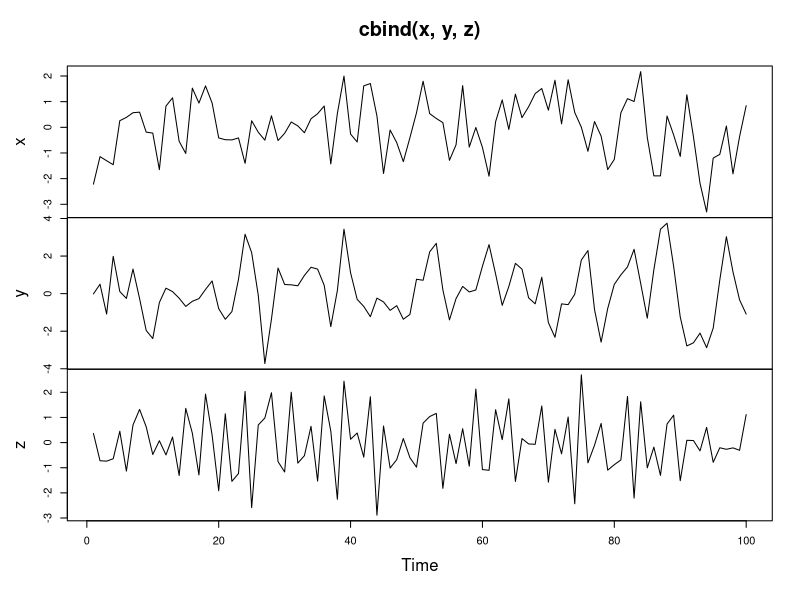
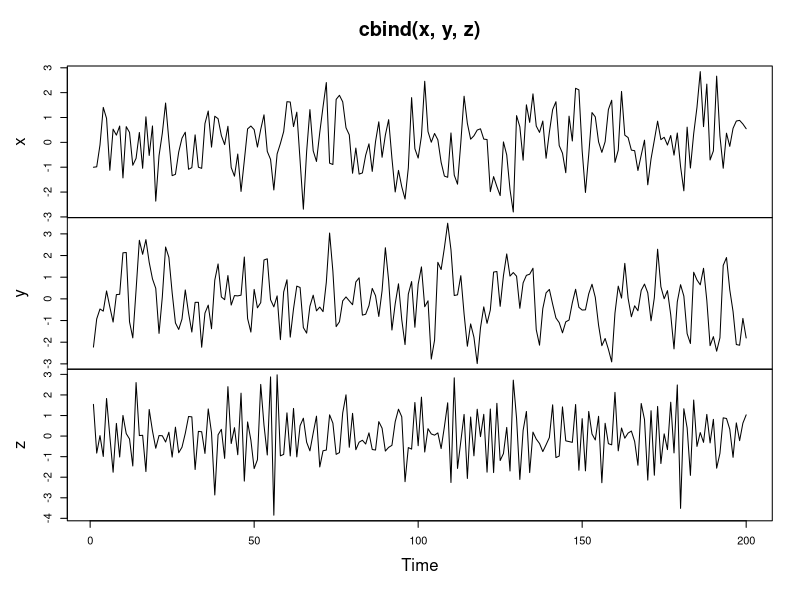
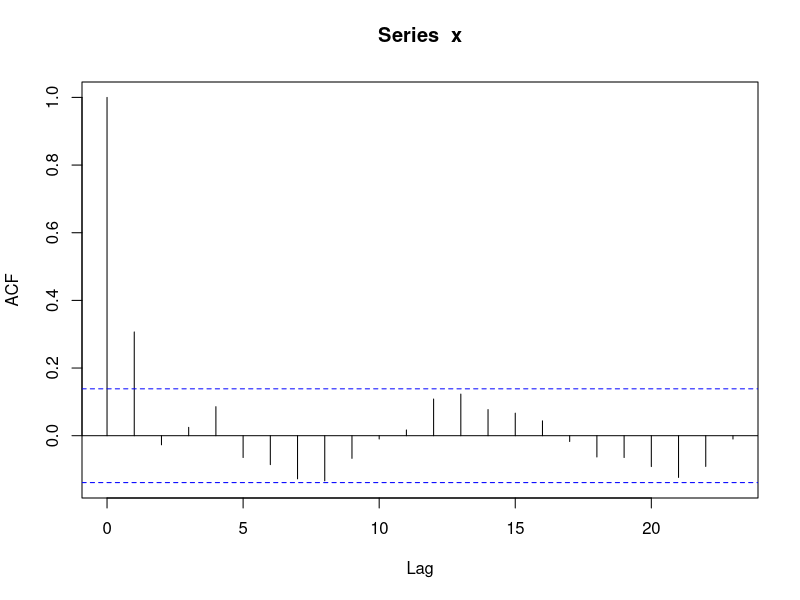
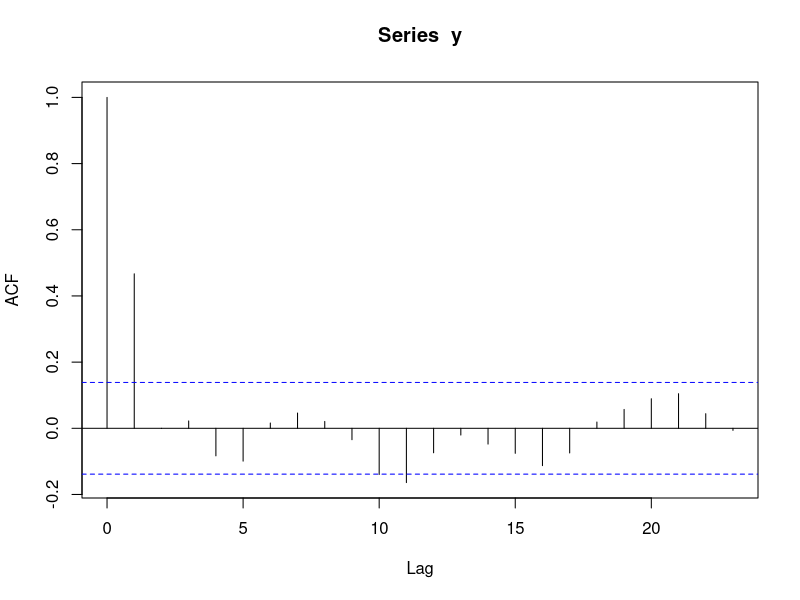
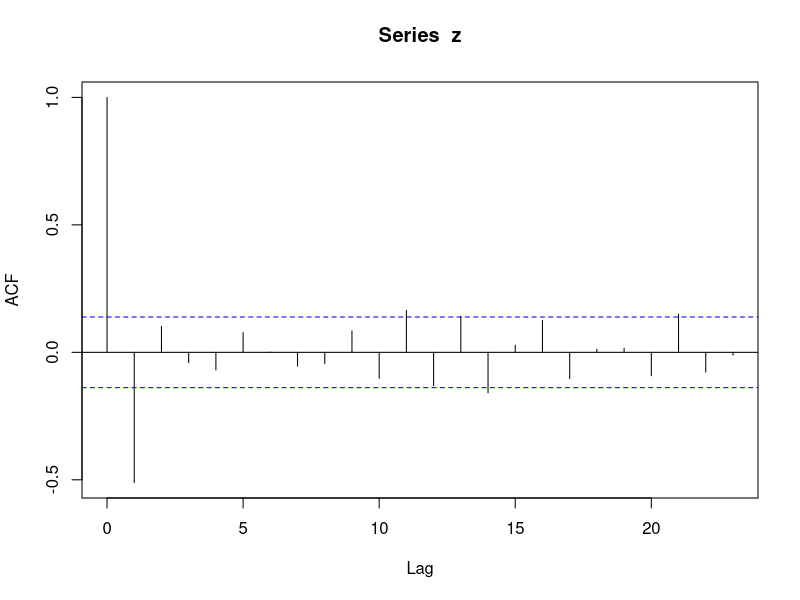

Source code (R) for these figures, in order: (Note: this script raises an error after producing the figures.)
# The simple moving average model
# 
# The simple moving average (MA) model:
#   Today=Mean+Noise+Slope∗(Yesterday′s Noise)
#   Yt=μ+ϵt+θϵt−1 where ϵt is mean zero white noise (WN)
# Three parameters:
#   The mean μ
#   The slope θ
#   The WN variance σ2
# if slope θ = 0 then it is a white noise (WN) process
# if slope θ is not zero then Yt depends on both ϵt and ϵt−1
#   The process Yt is autocorrelated
# Large values of slope θ lead to greater autocorrelation
# Negative values of slope θ result in oscillatory time series



# Simulate the simple moving average model ====
# The simple moving average (MA) model is a parsimonious time series model 
# used to account for very short-run autocorrelation.
# It does have a regression like form, but here each observation is regressed 
# on the previous innovation, which is not actually observed. 
# Like the autoregressive (AR) model, the MA model includes the
# white noise (WN) model as special case.
# 
# As with previous models, the MA model can be simulated using the arima.sim() 
# command by setting the model argument to list(ma = theta), where theta is a 
# slope parameter from the interval (-1, 1). 

# Generate MA model with slope 0.5
x <- arima.sim(model = list(ma = 0.5), n = 100)

# Generate MA model with slope 0.9
y <- arima.sim(model = list(ma = 0.9), n = 100)

# Generate MA model with slope -0.5
z <- arima.sim(model = list(ma = -0.5), n = 100)

# Plot all three models together
plot.ts(cbind(x, y, z))

# Note that there is some very short-run persistence for the positive 
# slope values (x and y), and the series has a tendency to alternate 
# when the slope value is negative (z).

# Estimate the ACF for a moving average ====

# Generate MA model with slope 0.4
x <- arima.sim(model = list(ma = 0.4), n = 200)

# Generate MA model with slope 0.9
y <- arima.sim(model = list(ma = 0.9), n = 200)

# Generate MA model with slope -0.75
z <- arima.sim(model = list(ma = -0.75), n = 200)

# Plot all three models together
plot.ts(cbind(x, y, z))

# Calculate ACF for x
acf(x)

# Calculate ACF for y
acf(y)

# Calculate ACF for z
acf(z)

# The series x has positive sample autocorrelation at the first lag, but it 
# is approximately zero at other lags. The series y has a larger sample 
# autocorrelation at its first lag, but it is also approximately zero for 
# the others. The series z has an alternating pattern, and its sample 
# autocorrelation is negative at the first lag. However, similar to the others,
# it is approximately zero for all higher lags.

# Estimate the simple moving average model
# 
# The next step is to fit the simple moving average (MA) model to some data 
# using the arima() command. For a given time series x we can fit the simple 
# moving average (MA) model using arima(..., order = c(0, 0, 1)).
# Note for reference that an MA model is an ARIMA(0, 0, 1) model.

data(Mishkin, package = "Ecdat")
inflation <- as.ts(Mishkin[,1])
# Calculate changes in the inflation rates
inflation_changes <- diff(inflation)
ts.plot(inflation); ts.plot(inflation_changes)

# inflation_changes: Changes in one-month US Inflation rate
acf(inflation_changes, lag.max = 24)

MA_inflation_changes <- arima(inflation_changes,
                              order = c(0,0,1))
print(MA_inflation_changes)

# MA model estimation and forecasting
# ma1 = θ^
# intercept = μ^
# sigma^2 = σ^2ϵ

# MA fitted values:
#   Today^=Mean^+Slope^∗Yesterday′s Noise^
#   Y^t=μ^+θ^ϵ^t−1

# Residuals:
#   Today−Today^
#   ϵ^_t = Y_t - Y^_t

MA_fitted <- inflation_changes - residuals(MA_inflation_changes)
ts.plot(inflation_changes)
points(MA_fitted,
       type = "l",
       col = "red",
       lty = 2)

predict(MA_inflation_changes, n.ahead = 6)$pred

predict(MA_inflation_changes, n.ahead = 6)$se

# Through 2 - 6th pred is the same
# This is because MA model has memory for one time lag.

# Fit the MA model to Nile
MA <- arima(Nile, order = c(0, 0, 1))
print(MA)

# Plot Nile and MA_fit 
ts.plot(Nile)
MA_fit <- Nile - resid(MA)
points(MA_fit, type = "l", col = 2, lty = 2)

# Make a 1-step forecast based on MA
predict_MA <- predict(MA)

# Obtain the 1-step forecast using $pred[1]
predict_MA$pred[1] 

# Make a 1-step through 10-step forecast based on MA
predict(MA, n.ahead = 10)

# Plot the Nile series plus the forecast and 95% prediction intervals
ts.plot(Nile, xlim = c(1871, 1980))
MA_forecasts <- predict(MA, n.ahead = 10)$pred
MA_forecast_se <- predict(MA, n.ahead = 10)$se
points(MA_forecasts, type = "l", col = 2)
points(MA_forecasts - 2*MA_forecast_se, type = "l", col = 2, lty = 2)
points(MA_forecasts + 2*MA_forecast_se, type = "l", col = 2, lty = 2)

# Compare AR and MA models
# 
# Goodness of fit: - information criterion (aic and bic) measures in model 
# fitting outputs help to compare which model best fits - lower values
# indicates better fitting model
# 
# AR vs MA models
# 
# As you’ve seen, autoregressive (AR) and simple moving average (MA) 
# are two useful approaches to modeling time series. But how can you 
# determine whether an AR or MA model is more appropriate in practice?
#   
# To determine model fit, you can measure the Akaike information 
# criterion (AIC) and Bayesian information criterion (BIC) for each model. 
# While the math underlying the AIC and BIC is beyond the scope of this course, 
# for your purposes the main idea is these indicators penalize models with
# more estimated parameters, to avoid overfitting, and smaller values are 
# preferred. All factors being equal, a model that produces a lower AIC 
# or BIC than another model is considered a better fit.

# To estimate these indicators, you can use the AIC() and BIC() commands,
# both of which require a single argument to specify the model in question.